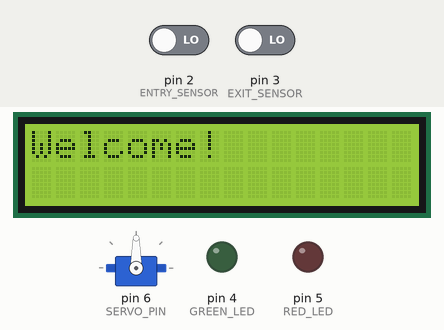
Recording of a sketch running on a simulated Arduino Uno, built with avr-gcc and run on an emulated ATmega328P. Shown: servo, 16×2 character LCD, output pins drawn as LEDs (lit = HIGH). The inputs (shaded band) are chosen by the test bench; at power-on: pin 2 (ENTRY_SENSOR) LOW, pin 3 (EXIT_SENSOR) LOW.

Above: at 0.6 s.
At 6.7 s:
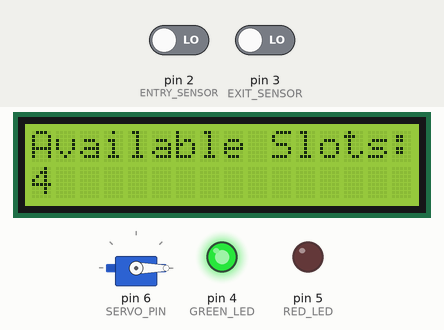
6.8 s: pin 2 (ENTRY_SENSOR) driven HIGH
At 8.2 s:
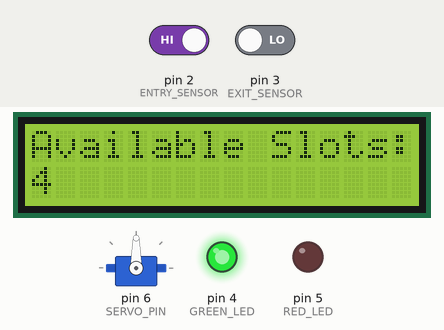
8.5 s: pin 2 (ENTRY_SENSOR) driven LOW
At 10.7 s:
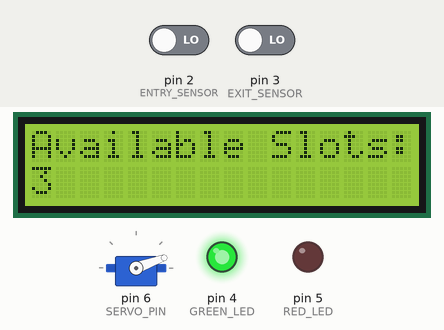
11.5 s: pin 3 (EXIT_SENSOR) driven HIGH
At 11.9 s:
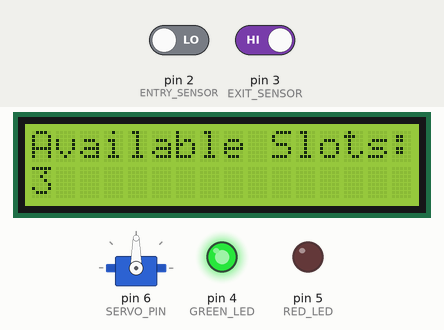
Timing chart, 0 to 16.1 s (numbered marks = the images above; inputs shaded):
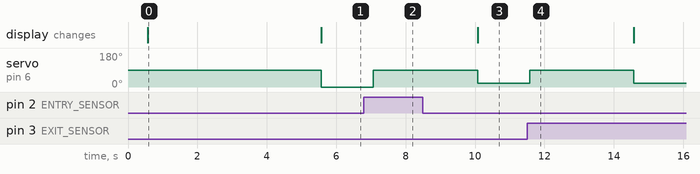

Measured:
- after the input at 6.8 s, servo on pin 6 (SERVO_PIN): 0° → 90° after 0.27 s
- after the input at 8.5 s, servo on pin 6 (SERVO_PIN): goes on until 10.1 s, then stays 20°
- after the input at 11.5 s, servo on pin 6 (SERVO_PIN): 20° → 90° after 0.07 s, → 20° 3.0 s later
- what the display in image 0 shows lasts 5.0 s, from 0.6 s to 5.6 s

The sketch:

smart_parking_system.ino
```cpp
#include <LiquidCrystal.h>
#include <Servo.h>
LiquidCrystal lcd(7, 8, 9, 10, 11, 12);
Servo gateServo;
#define ENTRY_SENSOR 2
#define EXIT_SENSOR 3
#define GREEN_LED 4
#define RED_LED 5
#define SERVO_PIN 6
int total_slots = 4;
int occupied_slots = 0;
void setup() {
    pinMode(ENTRY_SENSOR, INPUT);
    pinMode(EXIT_SENSOR, INPUT);
    pinMode(GREEN_LED, OUTPUT);
    pinMode(RED_LED, OUTPUT);
    gateServo.attach(SERVO_PIN);
    lcd.begin(16, 2);
    delay(500);
    lcd.setCursor(0, 0);
    lcd.print("Welcome!");
    delay(5000);
    updateDisplay();
    gateServo.write(0);
}
void updateDisplay() {
    lcd.clear();
    lcd.setCursor(0, 0);
    if (occupied_slots >= total_slots) {
        lcd.print("Sorry, Slot Full"); //Slots full
        digitalWrite(RED_LED, HIGH);
        digitalWrite(GREEN_LED, LOW);
    } else {
        lcd.print("Available Slots:");
        lcd.setCursor(0, 1);
        lcd.print(total_slots - occupied_slots);
        digitalWrite(RED_LED, LOW);
        digitalWrite(GREEN_LED, HIGH); // Slots Available
    }
}
void loop() {
    if (digitalRead(ENTRY_SENSOR) == HIGH && occupied_slots < total_slots) {
        occupied_slots++;
        openGate();
        delay(3000);
        closeGate();
        updateDisplay();
    } else if (digitalRead(ENTRY_SENSOR) == HIGH && occupied_slots >= total_slots) {
        updateDisplay();
        delay(3000);
    }
    if (digitalRead(EXIT_SENSOR) == HIGH && occupied_slots > 0) {
        occupied_slots--;
        openGate();
        delay(3000);
        closeGate();
        updateDisplay();
    }
    delay(500);
}
void openGate() {
    gateServo.write(90);
}
void closeGate() {
    gateServo.write(20);
}
```
